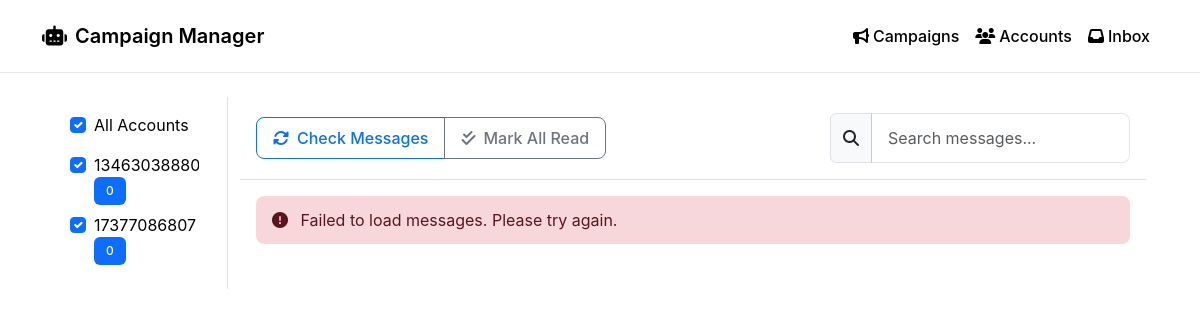
/inbox, run on an earlier commit of the app's database.
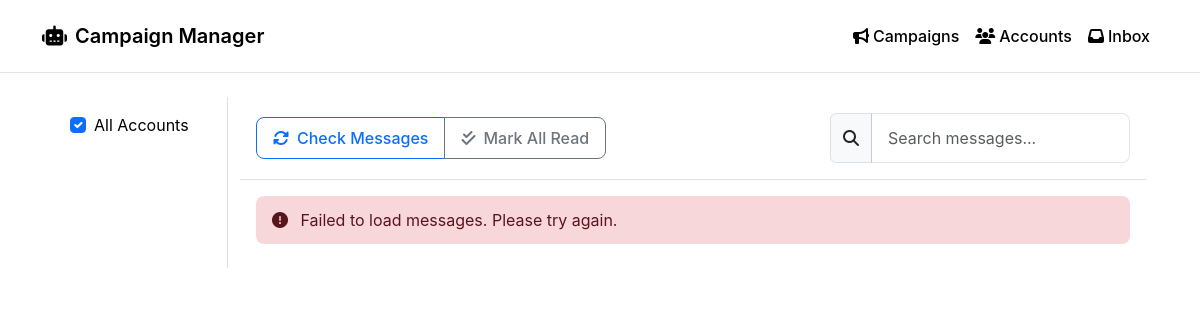
And on a later commit of the database.
### models.py (models this page shows)
class Account(db.Model):
    id = db.Column(db.Integer, primary_key=True)
    login_type = db.Column(db.Enum(LoginType), nullable=False)
    login = db.Column(db.String(255), unique=True, nullable=False)
    password = db.Column(db.String(255), nullable=False)
    proxy_type = db.Column(db.Enum(ProxyType), nullable=True)
    proxy_host = db.Column(db.String(255), nullable=True)
    proxy_port = db.Column(db.Integer, nullable=True)
    proxy_username = db.Column(db.String(255), nullable=True)
    proxy_password = db.Column(db.String(255), nullable=True)
    is_active = db.Column(db.Boolean, default=True)
    created_at = db.Column(db.DateTime, default=datetime.utcnow)
    updated_at = db.Column(db.DateTime, default=datetime.utcnow, onupdate=datetime.utcnow)

### app.py (the view)
@app.route('/inbox')
def inbox():
    accounts = Account.query.all()
    return render_template('inbox.html', accounts=accounts)

### templates/inbox.html (shortened to what this page needs)
{% extends "base.html" %}
{% block content %}
<div class="container-fluid">
    <div class="row">
        <div class="col-md-3 col-lg-2 border-end">
            <div class="p-3">
                <div class="form-check mb-3">
                    <input type="checkbox" class="form-check-input" id="selectAllAccounts" checked>
                    <label class="form-check-label" for="selectAllAccounts">All Accounts</label>
                </div>
                <div class="account-list">
                    {% for account in accounts %}
                    <div class="form-check mb-2">
                        <input type="checkbox" class="form-check-input account-filter"
                               id="account-{{ account.id }}" value="{{ account.id }}" checked>
                        <label class="form-check-label" for="account-{{ account.id }}">
                            {{ account.login }}
                            <span class="badge bg-primary unread-count" data-account-id="{{ account.id }}">0</span>
                        </label>
                    </div>
                    {% endfor %}
                </div>
            </div>
        </div>
        <div class="col-md-9 col-lg-10">
            <div class="p-3 border-bottom">
                <div class="d-flex justify-content-between align-items-center">
                    <div class="btn-group">
                        <button type="button" class="btn btn-outline-primary" id="refreshMessages">
                            <i class="fas fa-sync-alt me-2"></i>Check Messages
                        </button>
                        <button type="button" class="btn btn-outline-secondary" id="markAllRead">
                            <i class="fas fa-check-double me-2"></i>Mark All Read
                        </button>
                    </div>
                    <div class="input-group" style="max-width: 300px;">
                        <span class="input-group-text">
                            <i class="fas fa-search"></i>
                        </span>
                        <input type="text" class="form-control" id="messageSearch"
                               placeholder="Search messages...">
                    </div>
                </div>
            </div>
            <div class="messages-container p-3">
                <div id="messagesList">
                </div>
            </div>
        </div>
    </div>
</div>
{% endblock %}

What changed in the data, as far as the page shows it:
removed Account: login "13463038880"
removed Account: login "17377086807"
